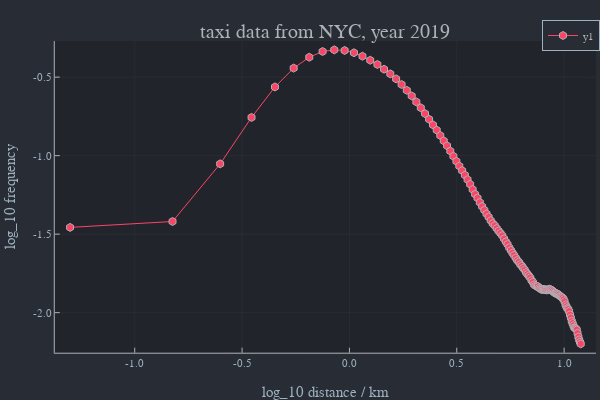

Notebook code for this chart:
### Markdown cell above
#### log-log histogram

### Code cell
#log-log
logX=log.(10,x)
logY=log.(10,y)
plot(logX,logY,marker=:hex,xlab="log_10 distance / km",ylab="log_10 frequency",title="taxi data from NYC, year 2019")

### Figure 1 — Plotly figure (JSON) as saved in the notebook; plotly's stock layout.template omitted (floating-point values rounded to 4 significant figures)
{"data": [{"colorbar": {"title": {"text": ""}}, "legendgroup": "y1", "line": {"color": "rgba(254, 67, 101, 1.000)", "dash": "solid", "shape": "linear", "width": 1}, "marker": {"color": "rgba(254, 67, 101, 1.000)", "line": {"color": "rgba(173, 178, 183, 1.000)", "width": 1}, "size": 8, "symbol": "hexagon"}, "mode": "lines+markers", "name": "y1", "showlegend": true, "type": "scatter", "x": [-1.301, -0.8239, -0.6021, -0.4559, -0.3468, -0.2596, -0.1871, -0.1249, -0.07058, -0.02228, 0.02119, 0.0607, 0.09691, 0.1303, 0.1614, 0.1903, 0.2175, 0.243, 0.2672, 0.29, 0.3118, 0.3324, 0.3522, 0.3711, 0.3892, 0.4065, 0.4232, 0.4393, 0.4548, 0.4698, 0.4843, 0.4983, 0.5119, 0.525, 0.5378, 0.5502, 0.5623, 0.574, 0.5855, 0.5966, 0.6075, 0.618, 0.6284, 0.6385, 0.6484, 0.658, 0.6675, 0.6767, 0.6857, 0.6946, 0.7033, 0.7118, 0.7202, 0.7284, 0.7364, 0.7443, 0.752, 0.7597, 0.7672, 0.7745, 0.7818, 0.7889, 0.7959, 0.8028, 0.8096, 0.8162, 0.8228, 0.8293, 0.8357, 0.842, 0.8482, 0.8543, 0.8603, 0.8663, 0.8722, 0.8779, 0.8837, 0.8893, 0.8949, 0.9004, 0.9058, 0.9112, 0.9165, 0.9217, 0.9269, 0.932, 0.937, 0.942, 0.9469, 0.9518, 0.9566, 0.9614, 0.9661, 0.9708, 0.9754, 0.98, 0.9845, 0.989, 0.9934, 0.9978, 1.002, 1.006, 1.011, 1.015, 1.019, 1.023, 1.027, 1.031, 1.035, 1.039, 1.043, 1.047, 1.051, 1.055, 1.059, 1.063, 1.066, 1.07, 1.074, 1.077], "xaxis": "x", "y": [-1.457, -1.42, -1.052, -0.7565, -0.5624, -0.4425, -0.373, -0.3367, -0.3262, -0.33, -0.3446, -0.3666, -0.3923, -0.4195, -0.4494, -0.4791, -0.511, -0.5469, -0.5838, -0.6194, -0.6577, -0.6953, -0.7322, -0.7681, -0.804, -0.8373, -0.8717, -0.9055, -0.9372, -0.9705, -1.004, -1.036, -1.066, -1.095, -1.124, -1.153, -1.182, -1.216, -1.246, -1.27, -1.298, -1.324, -1.347, -1.37, -1.391, -1.413, -1.432, -1.445, -1.463, -1.479, -1.494, -1.509, -1.529, -1.548, -1.565, -1.586, -1.603, -1.62, -1.634, -1.651, -1.666, -1.678, -1.692, -1.703, -1.716, -1.727, -1.743, -1.755, -1.766, -1.777, -1.794, -1.805, -1.822, -1.828, -1.832, -1.833, -1.843, -1.848, -1.852, -1.852, -1.852, -1.854, -1.856, -1.854, -1.854, -1.851, -1.853, -1.856, -1.863, -1.869, -1.875, -1.876, -1.878, -1.883, -1.887, -1.894, -1.898, -1.902, -1.907, -1.916, -1.929, -1.949, -1.961, -1.972, -1.978, -1.991, -2.013, -2.033, -2.054, -2.068, -2.082, -2.095, -2.1, -2.103, -2.109, -2.131, -2.155, -2.173, -2.187, -2.199], "yaxis": "y", "zmax": null, "zmin": null}], "layout": {"annotations": [{"font": {"color": "rgba(173, 178, 183, 1.000)", "family": "sans-serif", "size": 20}, "rotation": 0, "showarrow": false, "text": "taxi data from NYC, year 2019", "x": 0.5424, "xanchor": "center", "xref": "paper", "y": 1, "yanchor": "top", "yref": "paper"}], "height": 400, "legend": {"bgcolor": "rgba(40, 44, 52, 1.000)", "bordercolor": "rgba(158, 177, 190, 1.000)", "borderwidth": 1, "font": {"color": "rgba(173, 178, 183, 1.000)", "family": "sans-serif", "size": 11}, "title": {"font": {"color": "rgba(173, 178, 183, 1.000)", "family": "sans-serif", "size": 15}, "text": ""}, "tracegroupgap": 0, "traceorder": "normal", "x": 1, "xanchor": "auto", "y": 1, "yanchor": "auto"}, "margin": {"b": 20, "l": 0, "r": 0, "t": 20}, "paper_bgcolor": "rgba(40, 44, 52, 1.000)", "plot_bgcolor": "rgba(33, 37, 43, 1.000)", "showlegend": true, "width": 600, "xaxis": {"anchor": "y", "domain": [0.09128, 0.9934], "gridcolor": "rgba(173, 178, 183, 0.100)", "gridwidth": 0.5, "linecolor": "rgba(173, 178, 183, 1.000)", "mirror": false, "range": [-1.372, 1.149], "showgrid": true, "showline": true, "showticklabels": true, "tickangle": 0, "tickcolor": "rgb(173, 178, 183)", "tickfont": {"color": "rgba(158, 177, 190, 1.000)", "family": "sans-serif", "size": 11}, "tickmode": "array", "ticks": "inside", "ticktext": ["-1.0", "-0.5", "0.0", "0.5", "1.0"], "tickvals": [-1, -0.5, 0, 0.5, 1], "title": {"font": {"color": "rgba(158, 177, 190, 1.000)", "family": "sans-serif", "size": 15}, "text": "log_10 distance / km"}, "type": "linear", "visible": true, "zeroline": false, "zerolinecolor": "rgba(173, 178, 183, 1.000)"}, "yaxis": {"anchor": "x", "domain": [0.07581, 0.9415], "gridcolor": "rgba(173, 178, 183, 0.100)", "gridwidth": 0.5, "linecolor": "rgba(173, 178, 183, 1.000)", "mirror": false, "range": [-2.255, -0.27], "showgrid": true, "showline": true, "showticklabels": true, "tickangle": 0, "tickcolor": "rgb(173, 178, 183)", "tickfont": {"color": "rgba(158, 177, 190, 1.000)", "family": "sans-serif", "size": 11}, "tickmode": "array", "ticks": "inside", "ticktext": ["-2.0", "-1.5", "-1.0", "-0.5"], "tickvals": [-2, -1.5, -1, -0.5], "title": {"font": {"color": "rgba(158, 177, 190, 1.000)", "family": "sans-serif", "size": 15}, "text": "log_10 frequency"}, "type": "linear", "visible": true, "zeroline": false, "zerolinecolor": "rgba(173, 178, 183, 1.000)"}}}
